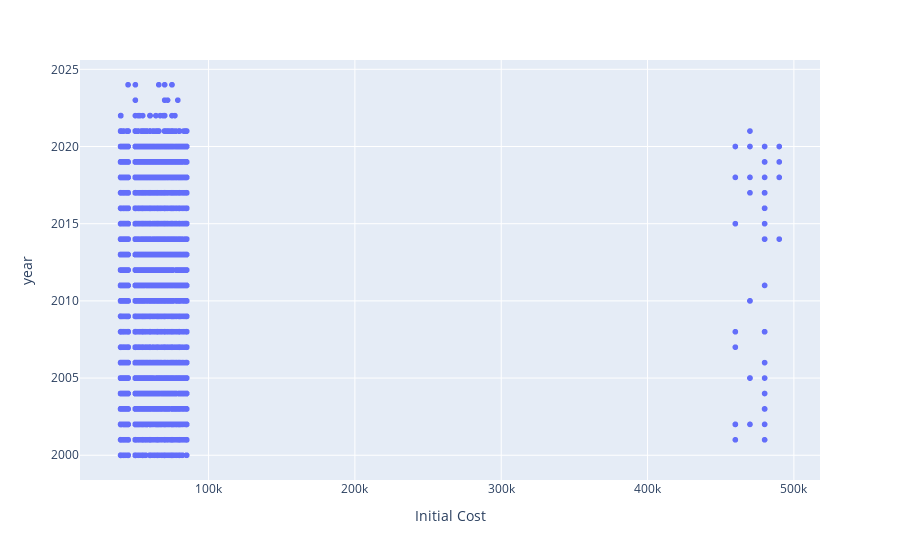

Here is the notebook cell this chart was saved with:
### Code cell
import plotly.express as px
fig = px.scatter(ny_df, x='Initial Cost', y = 'year')
fig.show()

### Figure 1 — Plotly figure (JSON) as saved in the notebook; plotly's stock layout.template omitted (floating-point values rounded to 4 significant figures; data arrays with more than 128 entries replaced by an {"elided": "..."} marker saying what was removed)
{"data": [{"hovertemplate": "Initial Cost=%{x}<br>year=%{y}<extra></extra>", "legendgroup": "", "marker": {"color": "#636efa", "symbol": "circle"}, "mode": "markers", "name": "", "showlegend": false, "type": "scattergl", "x": {"elided": "14970 int values"}, "xaxis": "x", "y": {"elided": "14970 int values"}, "yaxis": "y"}], "layout": {"legend": {"tracegroupgap": 0}, "margin": {"t": 60}, "xaxis": {"anchor": "y", "domain": [0, 1], "title": {"text": "Initial Cost"}}, "yaxis": {"anchor": "x", "domain": [0, 1], "title": {"text": "year"}}}}
